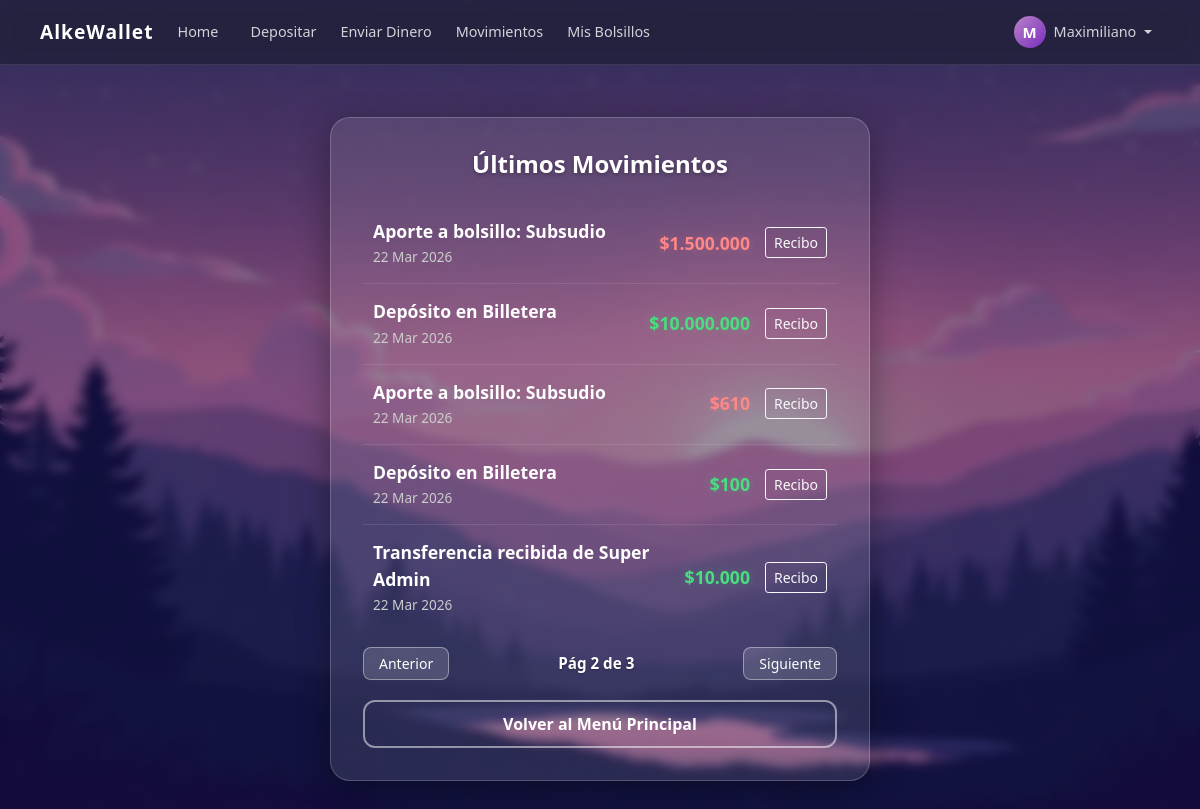
The page /transactions/?page=2 (signed in) on the database its author committed.
### alkewallet/models.py (models this page shows, shortened)
class Transaccion(models.Model):
    emisor = models.ForeignKey(User, on_delete=models.CASCADE, related_name='transferencias_enviadas')
    receptor = models.ForeignKey(User, on_delete=models.CASCADE, related_name='transferencias_recibidas')
    titulo = models.CharField(max_length=100)
    monto = models.DecimalField(max_digits=15, decimal_places=2)
    fecha = models.DateTimeField(auto_now_add=True)

### alkewallet/views.py (the view)
# urls.py: path('transactions/', views.transactions, name='transactions'),
@login_required(login_url='login')
def transactions(request):
    lista_movimientos = Transaccion.objects.filter(
        Q(emisor=request.user) | Q(receptor=request.user)
    ).order_by('-fecha')
    paginator = Paginator(lista_movimientos, 5)
    page_number = request.GET.get('page')
    page_obj = paginator.get_page(page_number)
    contexto = {'page_obj': page_obj}
    return render(request, 'alkewallet/transactions.html', contexto)

### alkewallet/templatetags/custom_filters.py (called while the page is built)
@register.filter(name='clp')
def clp(value):
    try:
        val = int(round(float(value)))
        formateo_coma = f"{val:,}"
        return formateo_coma.replace(",", ".")
    except (ValueError, TypeError):
        return value

### alkewallet/templates/alkewallet/transactions.html (shortened to what this page needs)
{% extends 'alkewallet/base.html' %}
{% load static custom_filters %}
{% block extrastyle %}
<link rel="stylesheet" href="{% static 'alkewallet/css/transactions.css' %}?v=4.0" />
{% endblock %}
{% block content %}
<div class="container py-4">
  <div class="row justify-content-center align-items-center" style="min-height: calc(100vh - 80px);">
    <div class="col-12 col-md-8 col-lg-6">
      <div class="card wallet-card shadow-sm mx-auto">
        <div class="card-body">
          <h4 class="text-center mb-4">Últimos Movimientos</h4>
          <ul class="list-group mb-3" id="listaMovimientos">
            {% for mov in page_obj %}
            <li
              class="list-group-item movement-item animate__animated animate__fadeIn"
            >
              <div class="d-flex justify-content-between align-items-center w-100">
                <div>
                  {% if mov.titulo and 'bolsillo' in mov.titulo|lower %}
                    <div class="movement-title">{{ mov.titulo }}</div>
                  {% elif mov.emisor == mov.receptor %}
                    <div class="movement-title">Depósito en Billetera</div>
                  {% elif mov.emisor == request.user %}
                    <div class="movement-title">Transferencia enviada a {{ mov.receptor.first_name|default:mov.receptor.username }}</div>
                  {% else %}
                    <div class="movement-title">Transferencia recibida de {{ mov.emisor.first_name|default:mov.emisor.username }}</div>
                  {% endif %}
                  <small class="text-muted" style="color: #ccc !important"
                    >{{ mov.fecha|date:"d M Y" }}</small
                  >
                </div>
                <div class="d-flex align-items-center">
                  {% if mov.titulo and 'Aporte' in mov.titulo %}
                  <div class="movement-amount amount-negative" style="margin-right: 15px;">
                    ${{ mov.monto|clp }}
                  </div>
                  {% elif mov.titulo and 'Retiro' in mov.titulo %}
                  <div class="movement-amount amount-positive" style="margin-right: 15px;">
                    ${{ mov.monto|clp }}
                  </div>
                  {% elif mov.titulo and 'Cierre' in mov.titulo %}
                  <div class="movement-amount amount-positive" style="margin-right: 15px;">
                    ${{ mov.monto|clp }}
                  </div>
                  {% elif mov.emisor == mov.receptor or mov.receptor == request.user %}
                  <div class="movement-amount amount-positive" style="margin-right: 15px;">
                    ${{ mov.monto|clp }}
                  </div>
                  {% else %}
                  <div class="movement-amount amount-negative" style="margin-right: 15px;">
                    ${{ mov.monto|clp }}
                  </div>
                  {% endif %}
                  <button class="btn btn-sm btn-outline-light" onclick="showTransactionDetails('{{ mov.titulo|default:'Transferencia'|escapejs }}', '{{ mov.monto|floatformat:0 }}', '{{ mov.fecha|date:'d M Y H:i' }}', '{% if mov.titulo and 'bolsillo' in mov.titulo|lower %}{{ mov.titulo|escapejs }}{% elif mov.emisor == mov.receptor %}Depósito{% elif mov.emisor == request.user %}Envío a {{ mov.receptor.first_name|default:mov.receptor.username|escapejs }}{% else %}Recibido de {{ mov.emisor.first_name|default:mov.emisor.username|escapejs }}{% endif %}')" title="Ver Detalles">
                    Recibo
                  </button>
                </div>
              </div>
            </li>
            {% endfor %}
          </ul>
          <div
            id="paginacion-container"
            class="d-flex justify-content-between align-items-center mb-3"
          >
            {% if page_obj.has_previous %}
            <a
              href="?page={{ page_obj.previous_page_number }}"
              class="btn btn-sm btn-glass text-white text-decoration-none"
            >
               Anterior
            </a>
            {% else %}
            <button class="btn btn-sm btn-glass text-white" disabled>
              <i class="fas fa-chevron-left"></i> Anterior
            </button>
            {% endif %}
            <span id="infoPagina" class="text-white font-weight-bold">
              Pág {{ page_obj.number }} de {{ page_obj.paginator.num_pages}}
            </span>
            {% if page_obj.has_next %}
            <a
              href="?page={{ page_obj.next_page_number }}"
              class="btn btn-sm btn-glass text-white text-decoration-none"
            >
              Siguiente
            </a>
            {% else %}
            <button class="btn btn-sm btn-glass text-white" disabled>
              Siguiente <i class="fas fa-chevron-right"></i>
            </button>
            {% endif %}
          </div>
          <a href="{% url 'menu' %}" class="btn btn-outline-secondary btn-block" id="btnVolver">
            Volver al Menú Principal
          </a>
        </div>
      </div>
    </div>
  </div>
</div>
{% endblock %}

### alkewallet/templates/alkewallet/base.html (shortened to what this page needs)
{% load static %}
<!doctype html>
<html lang="es">
  <head>
    <link
      rel="stylesheet"
      href="https://maxcdn.bootstrapcdn.com/bootstrap/4.0.0/css/bootstrap.min.css"
    />
    <link
      rel="stylesheet"
      href="https://cdnjs.cloudflare.com/ajax/libs/animate.css/4.1.1/animate.min.css"
    />
    <link
      rel="stylesheet"
      href="{% static 'alkewallet/css/base.css' %}?v=6.0"
    />
    {% block extrastyle %}{% endblock %}
  </head>
  <body>
    <nav class="navbar navbar-expand-lg wallet-navbar sticky-top">
      <div class="container-fluid px-4">
        <a class="navbar-brand" href="{% url 'menu' %}">AlkeWallet</a>
        <div class="collapse navbar-collapse" id="walletNavbar">
          <ul class="navbar-nav mr-auto">
            <li class="nav-item">
              <a class="nav-link" href="{% url 'menu' %}">Home</a>
            </li>
            <li class="nav-item ml-lg-3">
              <a class="nav-link" href="{% url 'deposit' %}">Depositar</a>
            </li>
            <li class="nav-item ml-lg-2">
              <a class="nav-link" href="{% url 'sendmoney' %}">Enviar Dinero</a>
            </li>
            <li class="nav-item ml-lg-2">
              <a class="nav-link" href="{% url 'transactions' %}"
                >Movimientos</a
              >
            </li>
            <li class="nav-item ml-lg-2">
              <a class="nav-link" href="{% url 'bolsillos' %}">Mis Bolsillos</a>
            </li>
          </ul>
          <ul class="navbar-nav ml-auto">
            <li class="nav-item dropdown">
              <a
                class="nav-link dropdown-toggle d-flex align-items-center"
                href="#"
                id="profileDropdown"
                role="button"
                data-toggle="dropdown"
                aria-haspopup="true"
                aria-expanded="false"
              >
                <div class="mr-2 d-flex justify-content-center align-items-center shadow-sm" style="width: 32px; height: 32px; border-radius: 50%; background: linear-gradient(135deg, #b884c7 0%, #7b2cbf 100%); color: white; font-weight: bold; font-size: 15px;">
                  {{ request.user.first_name|default:request.user.username|make_list|first|upper }}
                </div>
                <span class="mr-1"
                  >{{ request.user.first_name|default:request.user.username }}</span
                >
              </a>
            </li>
          </ul>
        </div>
      </div>
    </nav>
    <div
      class="main-content animate__animated animate__fadeIn animate__faster"
      style="animation-duration: 0.6s"
    >
      {% block content %}{% endblock %}
    </div>
  </body>
</html>

### alkewallet/static/alkewallet/css/base.css (style rules this page uses)
.wallet-navbar { background: rgba(36, 36, 62, 0.85); backdrop-filter: blur(15px); border-bottom: 1px solid rgba(255, 255, 255, 0.1); }
.wallet-navbar .navbar-brand { color: #fff !important; font-weight: bold; font-size: 1.2rem; letter-spacing: 1px; }
.wallet-navbar .nav-link { color: rgba(255, 255, 255, 0.8) !important; font-size: 0.9rem; font-weight: 500; transition: color 0.3s; }
body { background: linear-gradient(135deg, #0f0c29, #302b63, #24243e); color: white; min-height: 100vh; display: flex; flex-direction: column; }
.main-content { flex: 1; display: flex; flex-direction: column; }

### alkewallet/static/alkewallet/css/transactions.css (style rules this page uses)
body { background: url('../img/fondo_alkewallet.png') no-repeat center center fixed; background-size: cover; box-shadow: inset 0 0 0 2000px rgba(30, 10, 60, 0.5); backdrop-filter: blur(5px); font-family: 'Segoe UI', Tahoma, Geneva, Verdana, sans-serif; }
.card.wallet-card { background-color: rgba(255, 255, 255, 0.1); backdrop-filter: blur(20px); -webkit-backdrop-filter: blur(20px); border: 1px solid rgba(255, 255, 255, 0.2); border-radius: 20px; box-shadow: 0 8px 32px 0 rgba(0, 0, 0, 0.37); width: 100%; margin: 0; }
.card-body { padding: 2rem; }
h4 { font-weight: 700; text-shadow: 0 2px 4px rgba(0, 0, 0, 0.3); margin-bottom: 25px; }
.list-group-item { background-color: transparent; border: none; border-bottom: 1px solid rgba(255, 255, 255, 0.1); padding: 15px 10px; transition: background-color 0.2s; }
.list-group-item:last-child { border-bottom: none; }
.movement-item { display: flex; justify-content: space-between; align-items: center; }
.movement-title { font-weight: 600; font-size: 1.1rem; color: #ffffff; display: block; }
.text-muted { color: #cccccc !important; font-size: 0.85rem; }
.movement-amount { font-weight: 700; font-size: 1.1rem; }
.amount-positive { color: #4ade80; text-shadow: 0 0 10px rgba(74, 222, 128, 0.3); }
.amount-negative { color: #ff8787; text-shadow: 0 0 10px rgba(255, 135, 135, 0.3); }
#btnVolver { background-color: transparent; color: #ffffff; border: 2px solid rgba(255, 255, 255, 0.5); font-weight: 600; padding: 10px; border-radius: 12px; margin-top: 20px; width: 100%; display: block; text-align: center; transition: all 0.3s ease; }
.btn-glass { background: rgba(255, 255, 255, 0.15); border: 1px solid rgba(255, 255, 255, 0.4); color: white; border-radius: 8px; padding: 5px 15px; transition: all 0.3s ease; }
#infoPagina { font-size: 0.95rem; text-shadow: 0 1px 2px rgba(0, 0, 0, 0.3); }

### rows shown on the page
Transaccion: titulo "Aporte a bolsillo: Subsudio", fecha "22 Mar 2026", monto|clp "1.500.000"
Transaccion: shows "Depósito en Billetera", fecha "22 Mar 2026", monto|clp "10.000.000"
Transaccion: titulo "Aporte a bolsillo: Subsudio", fecha "22 Mar 2026", monto|clp "610"
Transaccion: shows "Depósito en Billetera", fecha "22 Mar 2026", monto|clp "100"
Transaccion: emisor.first_name "Super Admin", fecha "22 Mar 2026", monto|clp "10.000"

### other values the page prints
{{ request.user.first_name|default:request.user.username }} "Maximiliano"
{{ page_obj.number }} "2"
{{ page_obj.paginator.num_pages }} "3"
